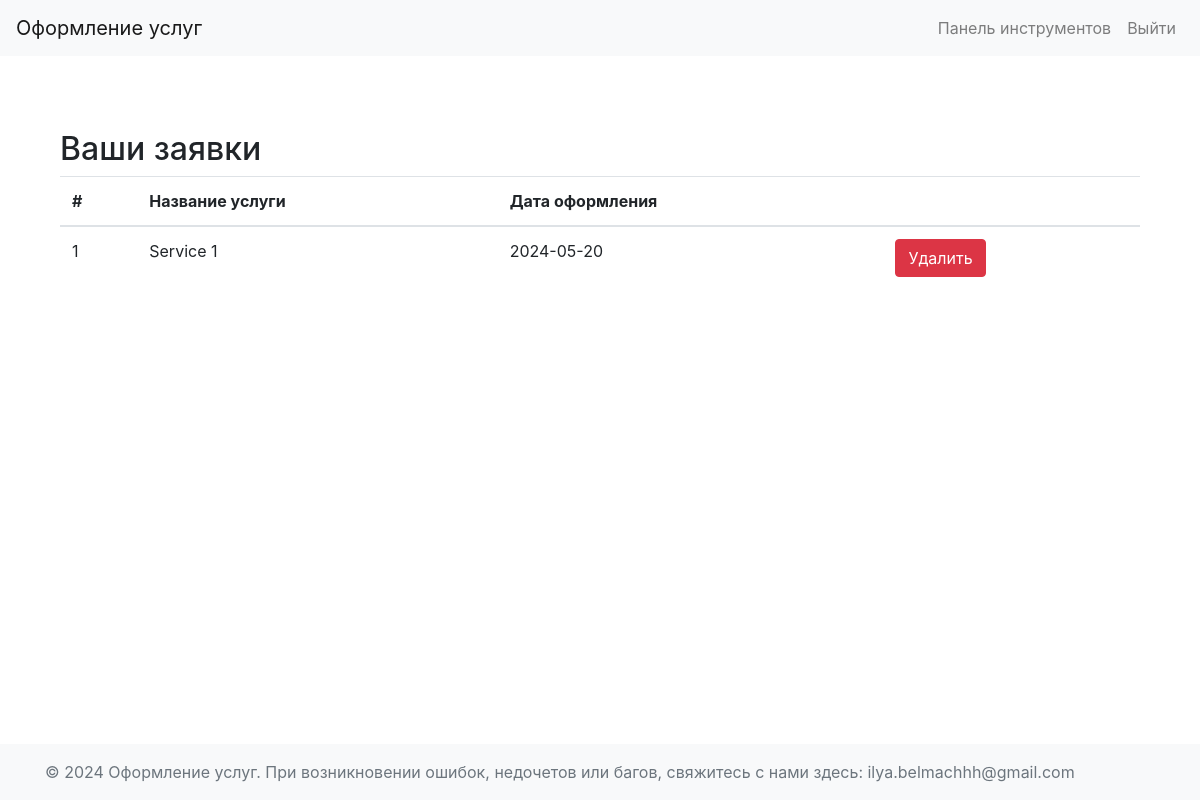
The page /view_client_requests (signed in) on the database as committed earlier.
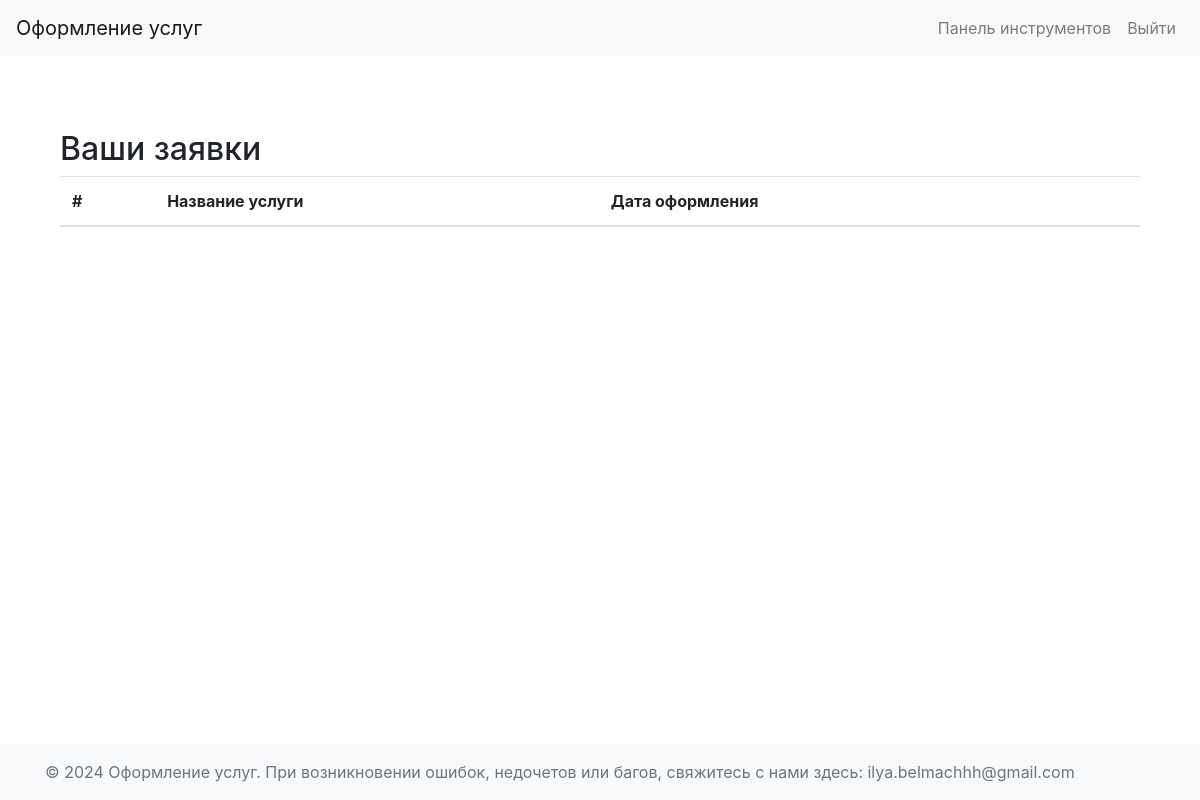
The same page on the database as committed later.
### app/models.py (models this page shows, shortened)
class OrderRequest(db.Model):
    __tablename__ = 'OrderRequest'
    id = db.Column(db.Integer, primary_key=True)
    client_id = db.Column(db.Integer, db.ForeignKey('Clients.id'), nullable=False)
    service_id = db.Column(db.Integer, db.ForeignKey('Services.id'))
    order_date = db.Column(db.Date, nullable=False)
    client = db.relationship('Clients', backref=db.backref('OrderRequest', lazy=True))
    service = db.relationship('Services', backref=db.backref('OrderRequest', lazy=True))

class Services(db.Model):
    __tablename__ = 'Services'
    id = db.Column(db.Integer, primary_key=True)
    service_name = db.Column(db.String(150), nullable=False)
    cost = db.Column(db.Float, nullable=False)

### app/clients/routs.py (the view)
@clients.route('/view_client_requests')
def view_client_requests():
    if session.get('role') != 'client':
        return redirect(url_for('users.login'))
    client_id = session.get('user_id')
    orders = OrderRequest.query.filter_by(client_id=client_id).all()
    return render_template('view_requests.html', orders=orders)

### app/templates/view_requests.html
{% extends "dashboard_base.html" %}
{% block content %}
<div class="container mt-4">
    <h2>Ваши заявки</h2>
    <table class="table">
        <thead>
            <tr>
                <th>#</th>
                <th>Название услуги</th>
                <th>Дата оформления</th>
                <th></th>
            </tr>
        </thead>
        <tbody>
            {% for order in orders %}
            <tr>
                <td>{{ loop.index }}</td>
                <td>{{ order.service.service_name }}</td>
                <td>{{ order.order_date }}</td>
                <td>
                    <form action="{{ url_for('clients.delete_request', request_id=order.id) }}" method="post">
                        <button type="submit" class="btn btn-danger">Удалить</button>
                    </form>
                </td>
            </tr>
            {% endfor %}
        </tbody>
    </table>
</div>
{% endblock %}

### app/templates/dashboard_base.html (shortened to what this page needs)
<!DOCTYPE html>
<html lang="en">
<head>
    <link rel="stylesheet" href="https://stackpath.bootstrapcdn.com/bootstrap/4.5.2/css/bootstrap.min.css">
    <link rel="stylesheet" href="{{ url_for('static', filename='css/styles.css') }}">
</head>
<body class="d-flex flex-column min-vh-100">
    <nav class="navbar navbar-expand-lg navbar-light bg-light">
        <a class="navbar-brand" href=#>Оформление услуг</a>
        <div class="collapse navbar-collapse" id="navbarNav">
            <ul class="navbar-nav ml-auto">
                {% if session.get('role') == 'client' %}
                <li class="nav-item">
                    <a class="nav-link" href="{{ url_for('users.client_dashboard') }}">Панель инструментов</a>
                </li>
                {% elif session.get('role') in ['employee', 'admin'] %}
                <li class="nav-item">
                    <a class="nav-link" href="{{ url_for('users.employee_dashboard') }}">Панель инструментов</a>
                </li>
                {% endif %}
                <li class="nav-item">
                    <a class="nav-link" href="{{ url_for('users.login') }}">Выйти</a>
                </li>
            </ul>
        </div>
    </nav>
    <div class="container mt-4">
        {% with messages = get_flashed_messages(with_categories=true) %}
            <div id="messagesDivContainer" class="alert alert-dismissible fade show" role="alert">
            </div>
        {% endwith %}
        {% block content %}
        {% endblock %}
    </div>
    <footer class="footer mt-auto py-3 bg-light">
        <div class="container">
            <span class="text-muted">&copy; 2024 Оформление услуг. При возникновении ошибок, недочетов или багов, свяжитесь с нами здесь: ilya.belmachhh@gmail.com</span>
        </div>
    </footer>
</body>
</html>

Rows that differ between the two databases and show on the page:
removed OrderRequest: service.service_name "Service 1", order_date "2024-05-20"
